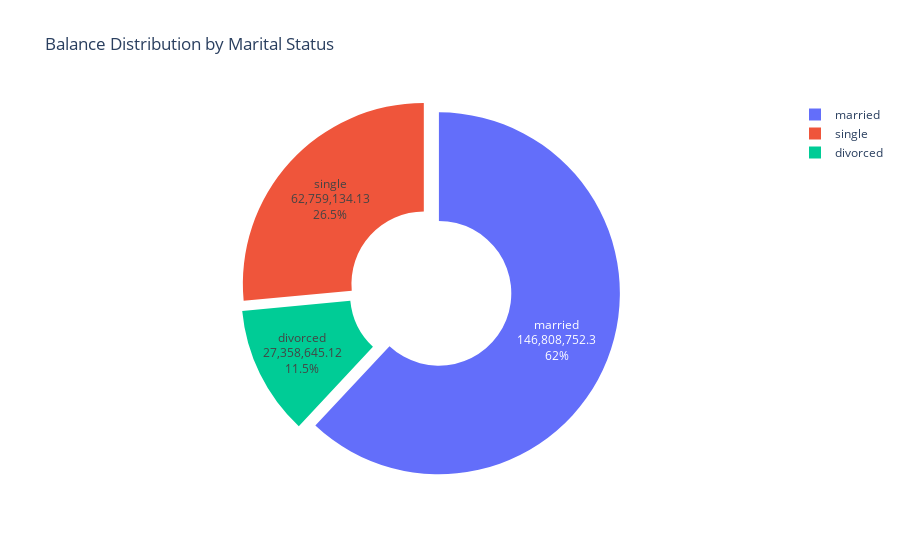

Notebook cell for this chart:
### Markdown cell above
# 4. Balance Distribution by Marital Status

Goal:
Evaluate how total balances are distributed among customers based on their marital status (married, single, divorced).

Chart:
Donut Pie Chart – visualizing balance contributions by marital categories.

EDA Type:
Univariate categorical analysis (Marital Status → Balance).

Structure:

Married: 146.8M (62%) – highlighted in blue and visually pulled out to emphasize dominance.

Single: 62.8M (26.5%) – shown in red.

Divorced: 27.4M (11.5%) – shown in green.

Labels include exact amounts and percentages for clarity.

### Code cell
import plotly.express as px

# Aggregate balance by marital status
marital_balance = df.groupby("marital")["balance"].sum().reset_index()

# Donut chart
fig_marital = px.pie(
    marital_balance,
    names="marital",
    values="balance",
    hole=0.4,   # makes it donut-shaped
    title="Balance Distribution by Marital Status"
)

# Add labels: percentage + value
fig_marital.update_traces(
    textinfo="percent+label+value",
    pull=[0.05]*len(marital_balance)  # slightly pull all slices for emphasis
)

# Save as PNG
fig_marital.write_image("balance_by_marital_status_donut.png")

# Show chart
fig_marital.show()

### Figure 1 — Plotly figure (JSON) as saved in the notebook; plotly's stock layout.template omitted (floating-point values rounded to 4 significant figures)
{"data": [{"domain": {"x": [0, 1], "y": [0, 1]}, "hole": 0.4, "hovertemplate": "marital=%{label}<br>balance=%{value}<extra></extra>", "labels": ["divorced", "married", "single"], "legendgroup": "", "name": "", "pull": [0.05, 0.05, 0.05], "showlegend": true, "textinfo": "percent+label+value", "type": "pie", "values": [27360000.0, 146800000.0, 62760000.0]}], "layout": {"legend": {"tracegroupgap": 0}, "title": {"text": "Balance Distribution by Marital Status"}}}
